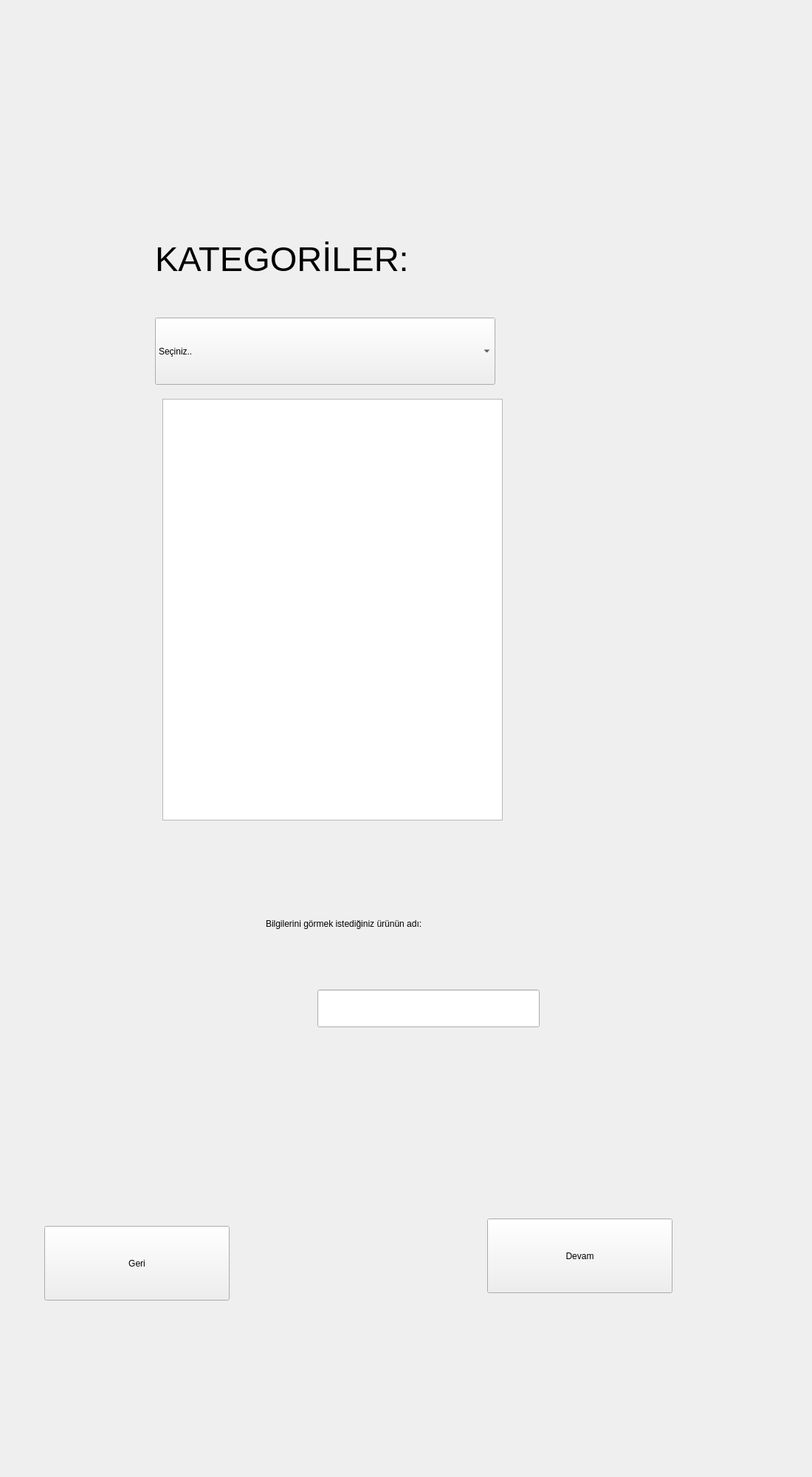
<?xml version="1.0" encoding="UTF-8"?>
<ui version="4.0">
 <class>KategoriEkrani</class>
 <widget class="QWidget" name="KategoriEkrani">
  <property name="geometry">
   <rect>
    <x>0</x>
    <y>0</y>
    <width>1100</width>
    <height>2000</height>
   </rect>
  </property>
  <property name="windowTitle">
   <string>Kategori Ekranı</string>
  </property>
  <widget class="QLineEdit" name="lineEdit_4">
   <property name="geometry">
    <rect>
     <x>430</x>
     <y>1340</y>
     <width>301</width>
     <height>51</height>
    </rect>
   </property>
   <property name="styleSheet">
    <string notr="true">font: 15pt &quot;MS Shell Dlg 2&quot;;</string>
   </property>
  </widget>
  <widget class="QLabel" name="label_6">
   <property name="geometry">
    <rect>
     <x>360</x>
     <y>1220</y>
     <width>551</width>
     <height>61</height>
    </rect>
   </property>
   <property name="styleSheet">
    <string notr="true">font: 15pt &quot;MS Shell Dlg 2&quot;;
</string>
   </property>
   <property name="text">
    <string>Bilgilerini görmek istediğiniz ürünün adı:</string>
   </property>
  </widget>
  <widget class="QLabel" name="label_7">
   <property name="geometry">
    <rect>
     <x>210</x>
     <y>270</y>
     <width>541</width>
     <height>161</height>
    </rect>
   </property>
   <property name="font">
    <font>
     <family>MS Shell Dlg 2</family>
     <pointsize>35</pointsize>
     <weight>9</weight>
     <italic>false</italic>
     <bold>false</bold>
    </font>
   </property>
   <property name="styleSheet">
    <string notr="true">font: 75 35pt &quot;MS Shell Dlg 2&quot;;</string>
   </property>
   <property name="text">
    <string>KATEGORİLER:</string>
   </property>
  </widget>
  <widget class="QPushButton" name="pushButton">
   <property name="geometry">
    <rect>
     <x>60</x>
     <y>1660</y>
     <width>251</width>
     <height>101</height>
    </rect>
   </property>
   <property name="styleSheet">
    <string notr="true">font: 75 30pt &quot;MS Shell Dlg 2&quot;;</string>
   </property>
   <property name="text">
    <string>Geri</string>
   </property>
  </widget>
  <widget class="QTextEdit" name="textEdit">
   <property name="geometry">
    <rect>
     <x>220</x>
     <y>540</y>
     <width>461</width>
     <height>571</height>
    </rect>
   </property>
   <property name="styleSheet">
    <string notr="true">font: 20pt &quot;MS Shell Dlg 2&quot;;</string>
   </property>
  </widget>
  <widget class="QComboBox" name="comboBox_kategori">
   <property name="geometry">
    <rect>
     <x>210</x>
     <y>430</y>
     <width>461</width>
     <height>91</height>
    </rect>
   </property>
   <property name="styleSheet">
    <string notr="true">font: 75 20pt &quot;MS Shell Dlg 2&quot;;</string>
   </property>
   <item>
    <property name="text">
     <string>Seçiniz..</string>
    </property>
   </item>
   <item>
    <property name="text">
     <string>Giyim</string>
    </property>
   </item>
   <item>
    <property name="text">
     <string>Temizlik</string>
    </property>
   </item>
   <item>
    <property name="text">
     <string>Hediyelik Eşya</string>
    </property>
   </item>
   <item>
    <property name="text">
     <string>Doğal Ürünler</string>
    </property>
   </item>
   <item>
    <property name="text">
     <string>Diğer</string>
    </property>
   </item>
  </widget>
  <widget class="QPushButton" name="pushButton_2">
   <property name="geometry">
    <rect>
     <x>660</x>
     <y>1650</y>
     <width>251</width>
     <height>101</height>
    </rect>
   </property>
   <property name="styleSheet">
    <string notr="true">font: 75 30pt &quot;MS Shell Dlg 2&quot;;</string>
   </property>
   <property name="text">
    <string>Devam</string>
   </property>
  </widget>
  <widget class="QLabel" name="label_5">
   <property name="geometry">
    <rect>
     <x>200</x>
     <y>130</y>
     <width>621</width>
     <height>71</height>
    </rect>
   </property>
   <property name="styleSheet">
    <string notr="true">font: 15pt &quot;MS Shell Dlg 2&quot;;</string>
   </property>
   <property name="text">
    <string/>
   </property>
  </widget>
 </widget>
 <resources/>
 <connections/>
</ui>
